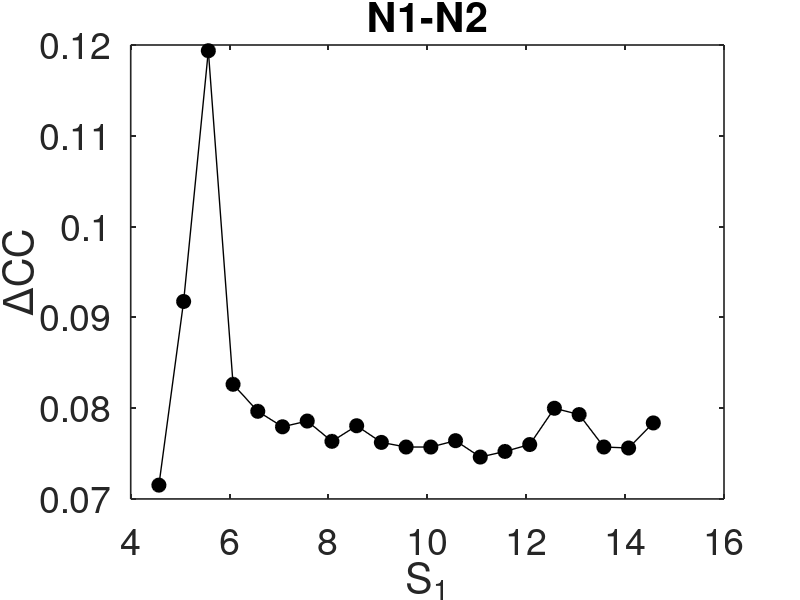

The MATLAB source for this figure: (Note: this script raises an error after producing the figure.)

a=load('tau-tau1-tau2-DeltaC1-DeltaC2-DeltaC3.txt');

figure(1)
plot(a(:,1),a(:,5),"k-o",'LineWidth', 1, 'MarkerFaceColor', 'k', 'MarkerSize', 10)
hold on
xlabel('S_{1}','FontSize',27)
ylabel('\DeltaCC','FontSize',27);
title('N1-N2')
set(gca,'LineWidth',1.2,'Fontsize',27)
set(gca,'TickDir', 'in', 'TickLength', [0.009 0.01])
% plot([0.057 0.057],[65.1799868254079,109.1029868254079],'r--','LineWidth',1)
% axis([-0.000092498812546,0.065792001187454,65.1799868254079,109.1029868254079])
ax = gca();
% ax.XRuler.Exponent = -2;
ax.YRuler.Exponent = -2;
print(h, '-r600', '-dpdf', ['DeltaCC_N1-N2','.pdf']);


